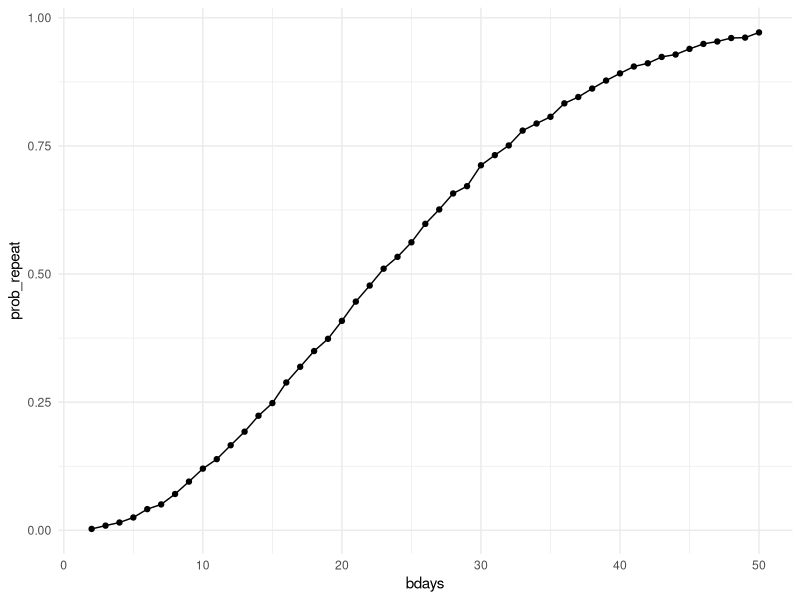

Here is the R script that generated this plot: (Note: a time limit stopped this script after it produced the figure.)
## ---- chunk 1
library(tidyverse)

knitr::opts_chunk$set(
  fig.width = 8,
  fig.asp = .6,
  out.width = "90%"
  )

theme_set(theme_minimal() + theme(legend.position = "bottom"))

options(
  ggplot2.continuous.colour = "viridis",
  ggplot2.continuous.fill = "viridis"
  )

scale_colour_discrete = scale_colour_viridis_d
scale_fill_discrete = scale_fill_viridis_d
## ---- chunk 2
bday_sim = function(n_room) {
  
  birthdays = sample(1:365, n_room, replace = TRUE)

  repeated_bday = length(unique(birthdays)) < n_room

  repeated_bday
  
}
## ---- chunk 3
bday_sim_results <- 
  expand_grid(
    bdays = 2:50,
    iter = 1:10000
  ) |> 
  mutate(
    result = map_lgl(bdays, bday_sim)
  ) |> 
  group_by(
    bdays
  ) |> 
  summarize(
    prob_repeat = mean(result)
  ) |> 
  view()
## ---- chunk 4
bday_sim_results |> 
  ggplot(aes(x = bdays, y = prob_repeat)) +
  geom_point() +
  geom_line()
## ---- chunk 5
sim_power = function(mu, n_subj = 30, sigma = 5) {
  
  sim_result = t.test(rnorm(n_subj, mean = mu, sd = sigma), mu = 0)
  
  sim_result_tidy <- broom::tidy(sim_result)
  
  tibble(
      mu_hat = pull(sim_result_tidy, estimate),
      p_value = pull(sim_result_tidy, p.value))
}
## ---- chunk 6
sim_power_results_df <-
  expand_grid(
    mu = 0,
    iter = 1:5000
  ) |>
  mutate(
    results = map(mu, sim_power)
  ) |>
  unnest(results)
## ---- chunk 7
sim_power_results_df <-
  expand_grid(
    mu = 0:6,
    iter = 1:5000
  ) |>
  mutate(
    results = map(mu, sim_power)
  ) |>
  unnest(results)
## ---- chunk 8
sim_power_results_df |>
  group_by(mu) |>
  summarize(
    power = mean(p_value < 0.05),
    .groups = "drop"
  ) |> 
  ggplot(aes(x = mu, y = power)) +
  geom_line() +
  geom_point() +
  labs(
    x = "True Value of μ",
    y = "Power (Probability of Rejecting False Null Hypothesis)",
    title = "Power of One-sample t-test as a Function of Effect Size"
  )
## ---- chunk 9
sim_power_results_df |>
  group_by(mu) |>
  summarize(
    avg_mu_hat = mean(mu_hat),                    
    avg_mu_hat_reject = mean(mu_hat[p_value < 0.05]), 
    .groups = "drop"
  ) |> 
  ggplot(aes(x = mu, y = avg_mu_hat)) +
  geom_line(color = "black") +
  geom_point(color = "black") + 
  geom_line(aes(y = avg_mu_hat_reject), color = "purple", linetype = "dashed") +
  geom_point(aes(y = avg_mu_hat_reject), color = "purple") +
  labs(
    x = "True Value of μ",
    y = "Average Estimate of μ̂",
    title = "Average Estimate of μ (All Samples & Only Samples with Rejected Null) vs. True Value of μ"
  )
